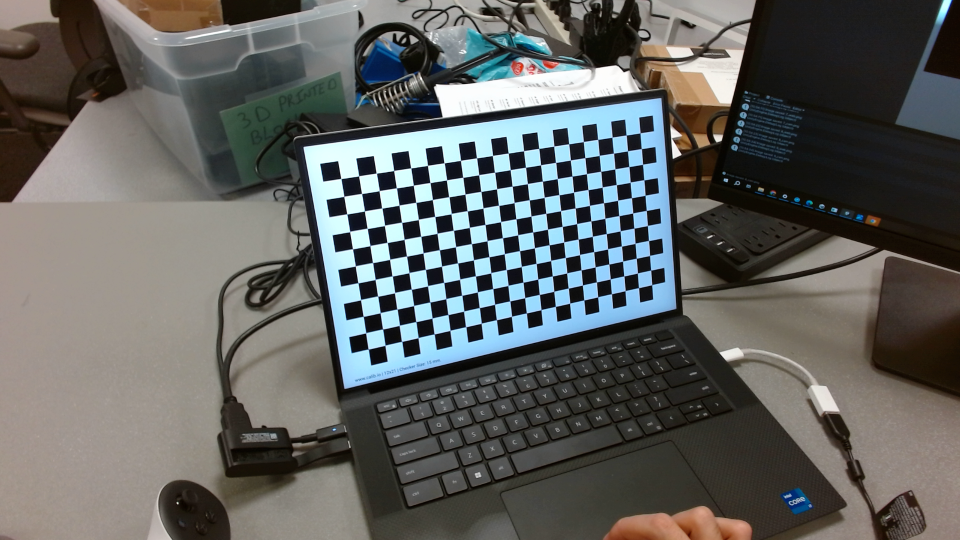
#> input picture Data/10_cam.png, 1920 x 1080 px (shown at 1/2 size); its folder holds 4 pictures in this run
$ python calib_stereo.py
#> lines starting #> are read from the running program, lines starting #| are printed output that depends on the picture
### calib_webcam.py
import numpy as np
import cv2 as cv
import glob


def calib(images,grid_length,grid_width,square_size_mm):
    # termination criteria
#> called with grid_length = 20, grid_width = 11, square_size_mm = 15
    criteria = (cv.TERM_CRITERIA_EPS + cv.TERM_CRITERIA_MAX_ITER, 100, 0.001)
    flags = cv.CALIB_CB_ADAPTIVE_THRESH
    # prepare object points, like (0,0,0), (1,0,0), (2,0,0) ....,(6,5,0)
    objp = np.zeros((grid_length*grid_width, 3), np.float32)
    objp[:, :2] = (np.mgrid[0:grid_length, 0:grid_width]
                * square_size_mm).T.reshape(-1, 2)
    objp = np.expand_dims(np.asarray(objp), -2)
    # Arrays to store object points and image points from all the images.
    objpoints = []  # 3d point in real world space
    imgpoints = []  # 2d points in image plane.
    num_succ = 0
    for fname in images:
        img = cv.imread(fname)
#> img is the input picture: shape (1080, 1920, 3); mean B, G, R 96.1, 98.4, 97
        gray = cv.cvtColor(img, cv.COLOR_BGR2GRAY)
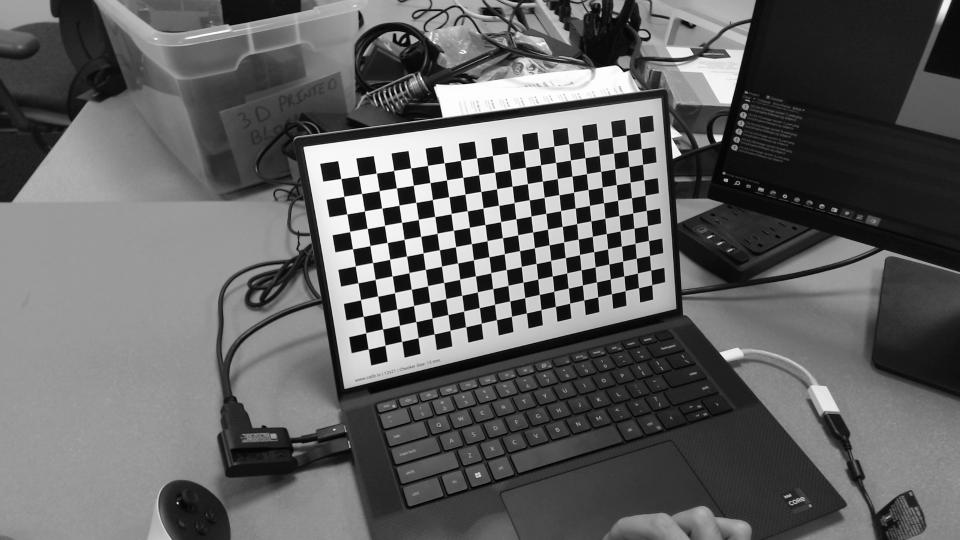
#> gray: shape (1080, 1920) (shown at 1/2 size); min 0, max 254, mean 97.7
        # Find the chess board corners
        ret, corners = cv.findChessboardCorners(
            gray, (grid_length, grid_width), flags)
#> ret = True; corners = 220 rows, first 8: [682.3, 357.6], [717.9, 352], [753.3, 346.8], [787.9, 341.4], [822.1, 336.4], [855.6, 331.1], [888.7, 326.3], [921.6, 321.2]
        # If found, add object points, image points (after refining them)
        print(fname+": ",ret)
#| Data/10_cam.png:  True
        if ret == True:
            num_succ+=1
            objpoints.append(objp)
            corners2 = cv.cornerSubPix(
                gray, corners, (grid_width, grid_width), (-1, -1), criteria)
#> corners2 = 220 rows, first 8: [682.3, 357.5], [717.7, 352.3], [753.1, 346.7], [787.8, 341.5], [822, 336.4], [855.5, 331.3], [888.7, 326.3], [921.5, 321.2]
            imgpoints.append(corners2)
#> pass 2 of the loop in calib, `for fname in images:`:
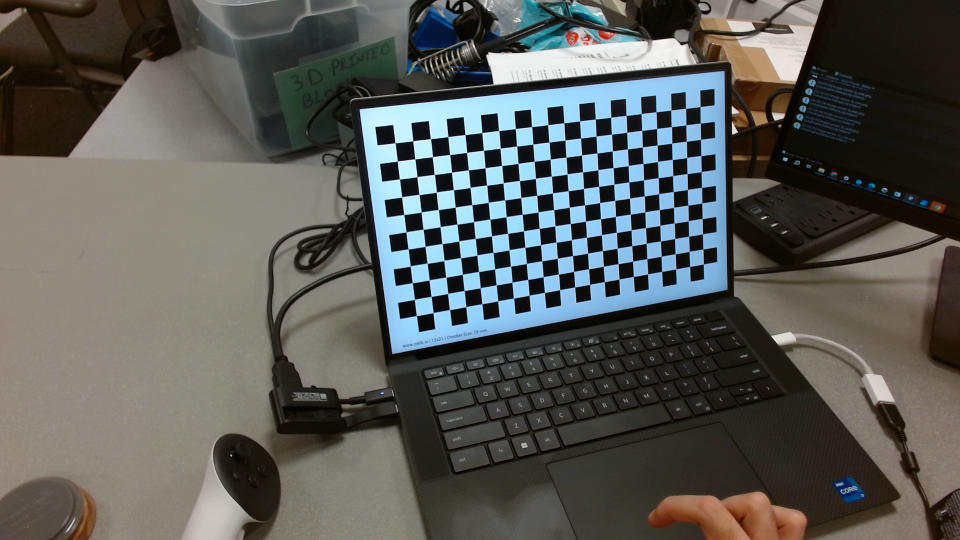
#> input picture Data/11_cam.png, 1920 x 1080 px (shown at 1/2 size)
#> in calib, img is the input picture: shape (1080, 1920, 3); mean B, G, R 87.6, 90.8, 89.5
#> in calib, `gray = cv.cvtColor(img, cv.COLOR_BGR2GRAY)`:
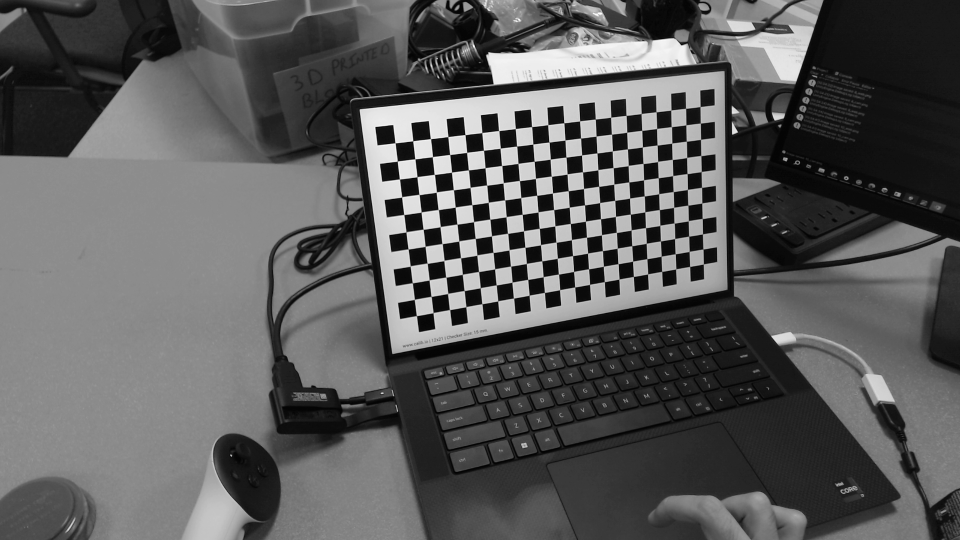
#> gray: shape (1080, 1920) (shown at 1/2 size); min 0, max 253, mean 90.1
#> corners = 220 rows, first 8: [790.8, 286.3], [826.1, 282.1], [861.5, 277.9], [896.2, 273.8], [930.5, 269.7], [964.1, 265.8], [998.1, 261.8], [1031.1, 257.6]
#| Data/11_cam.png:  True
#> corners2 = 220 rows, first 8: [790.6, 286.2], [826.1, 282.2], [861.4, 277.7], [896.3, 273.6], [930.5, 269.7], [964.2, 265.6], [997.8, 261.6], [1031.1, 257.6]
#> pass 3 of the loop in calib, `for fname in images:`:
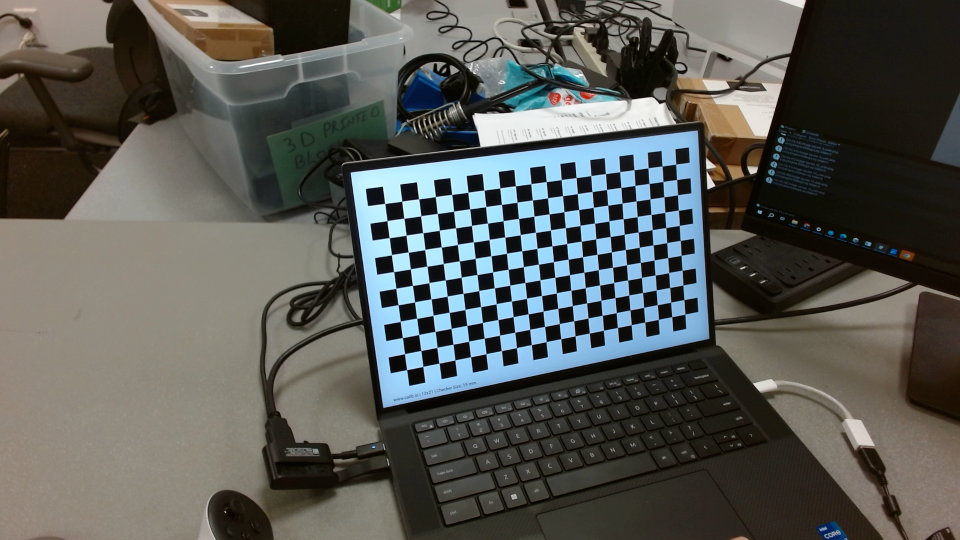
#> input picture Data/12_cam.png, 1920 x 1080 px (shown at 1/2 size)
#> in calib, img is the input picture: shape (1080, 1920, 3); mean B, G, R 85.4, 89.6, 88.4
#> in calib, `gray = cv.cvtColor(img, cv.COLOR_BGR2GRAY)`:
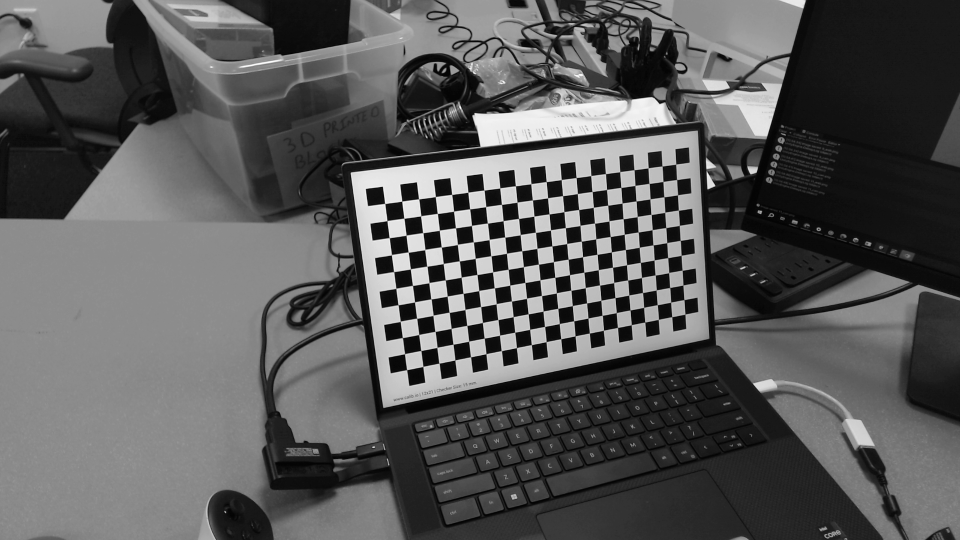
#> gray: shape (1080, 1920) (shown at 1/2 size); min 0, max 253, mean 88.8
#> corners = 220 rows, first 8: [770, 407.4], [804, 402.9], [837.8, 398.3], [871.1, 393.8], [903.9, 389.3], [936.2, 385], [968.5, 380.7], [1000.2, 376.3]
#| Data/12_cam.png:  True
#> corners2 = 220 rows, first 8: [769.9, 407.5], [804.1, 402.6], [837.8, 398.3], [871.2, 393.6], [903.9, 389.3], [936.3, 384.8], [968.4, 380.7], [1000.2, 376.3]
#> the loop made 4 passes; the first 3 are shown
            # [5 lines of commented-out code are left out]
    print(f"Checker board detection in {num_succ} out of {images.__len__()} images")
    ret, K, D, rvecs, tvecs, std_intrinsic, std_extrinsic, error_per_view = cv.calibrateCameraExtended(
        objpoints, imgpoints, gray.shape[::-1], None, None, None, None, None, None, None, None, criteria)
    print("K:\n", K)
    print("std K:\n",np.array(std_intrinsic[:4]).T)
    print("D:\n", D)
    print("std D:\n",np.array(std_intrinsic[4:9]).T)
    mean_error = 0
    for i in range(len(objpoints)):
        imgpoints2, _ = cv.projectPoints(
            objpoints[i], rvecs[i], tvecs[i], K, D)
        error = cv.norm(imgpoints[i], imgpoints2, cv.NORM_L2)/len(imgpoints2)
        mean_error += error
    print("reproj error: {}".format(mean_error/len(objpoints)))
    return K,D,imgpoints,objpoints


# [5 lines of commented-out code are left out]

### calib_stereo.py
import numpy as np
import cv2 as cv
import glob
from calib_webcam import calib


grid_length = 20
grid_width = 11
square_size_mm = 15
images1 = glob.glob('Data/*_cam.png')
K1,D1,imgpoints1,objpoints = calib(images1,grid_length,grid_width,square_size_mm)

images2 = glob.glob('Data/*_web.png')
K2,D2,imgpoints2,objpoints = calib(images2,grid_length,grid_width,square_size_mm)
#> (the run stopped early here; a loop or call above may not have finished)
